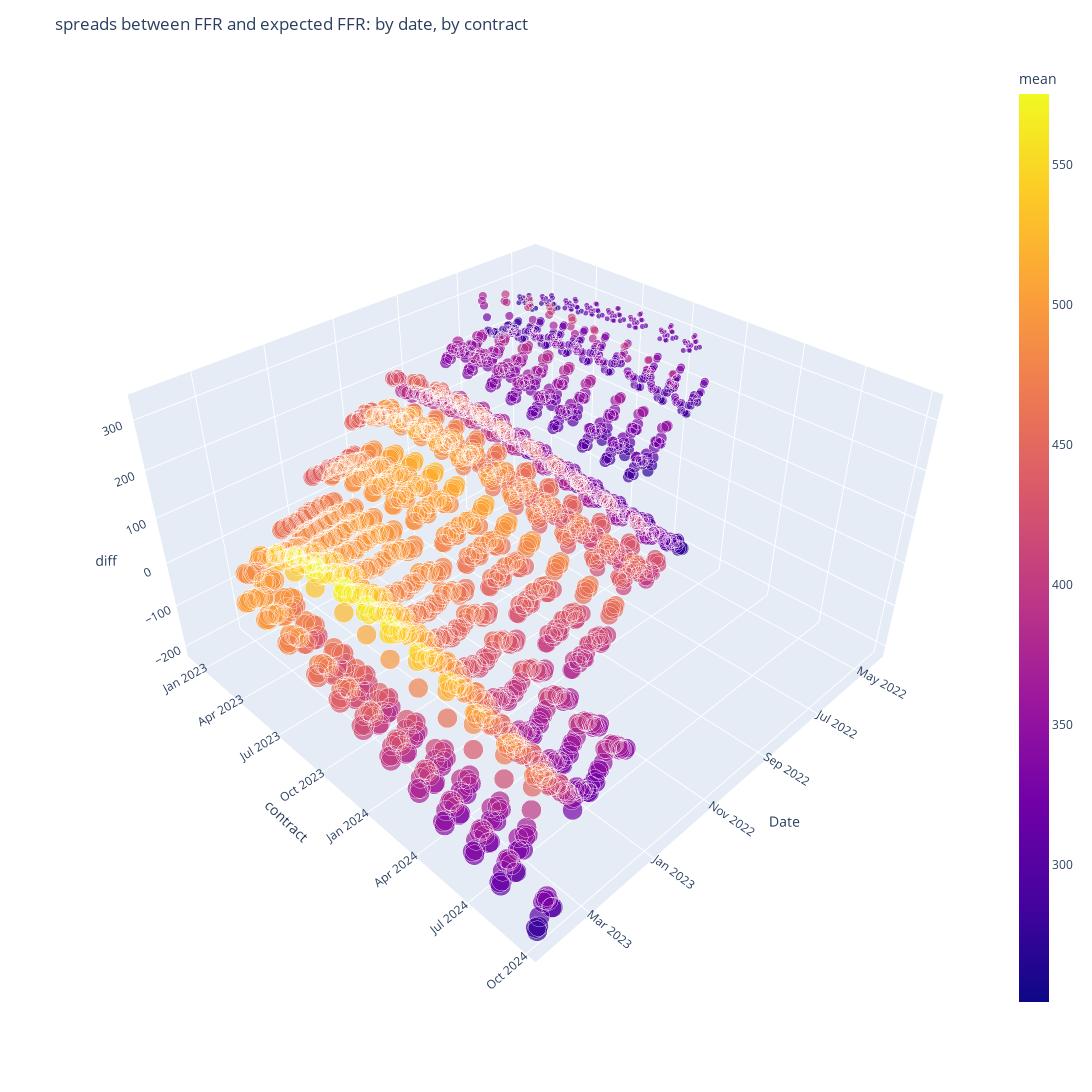

The notebook cell this image was saved under:
### Code cell
import plotly.express as px
fig = px.scatter_3d(smalldf2, x='Date', y='contract', z='diff', color='mean', size='DFF')
fig.update_layout(title='spreads between FFR and expected FFR: by date, by contract',
                  width = 1200,
                  height = 1200,
                  scene = {"aspectratio": {"x": 1, "y": 1, "z": .6}})
fig.update_coloraxes(cauto=True)
fig.show()

### Figure 1 — Plotly figure (JSON) as saved in the notebook; plotly's stock layout.template omitted (floating-point values rounded to 4 significant figures; data arrays with more than 128 entries replaced by an {"elided": "..."} marker saying what was removed)
{"data": [{"hovertemplate": "Date=%{x}<br>contract=%{y}<br>diff=%{z}<br>DFF=%{marker.size}<br>mean=%{marker.color}<extra></extra>", "legendgroup": "", "marker": {"color": {"elided": "2694 float values"}, "coloraxis": "coloraxis", "size": {"elided": "2694 int values"}, "sizemode": "area", "sizeref": 1.208, "symbol": "circle"}, "mode": "markers", "name": "", "scene": "scene", "showlegend": false, "type": "scatter3d", "x": {"elided": "2694 str values"}, "y": {"elided": "2694 str values"}, "z": {"elided": "2694 float values"}}], "layout": {"coloraxis": {"cauto": true, "colorbar": {"title": {"text": "mean"}}, "colorscale": [[0, "#0d0887"], [0.1111, "#46039f"], [0.2222, "#7201a8"], [0.3333, "#9c179e"], [0.4444, "#bd3786"], [0.5556, "#d8576b"], [0.6667, "#ed7953"], [0.7778, "#fb9f3a"], [0.8889, "#fdca26"], [1, "#f0f921"]]}, "height": 1200, "legend": {"itemsizing": "constant", "tracegroupgap": 0}, "margin": {"t": 60}, "scene": {"aspectratio": {"x": 1, "y": 1, "z": 0.6}, "domain": {"x": [0, 1], "y": [0, 1]}, "xaxis": {"title": {"text": "Date"}, "type": "date"}, "yaxis": {"title": {"text": "contract"}, "type": "date"}, "zaxis": {"title": {"text": "diff"}, "type": "linear"}}, "title": {"text": "spreads between FFR and expected FFR: by date, by contract"}, "width": 1200}}
